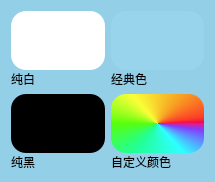
<?xml version="1.0" encoding="UTF-8"?>
<ui version="4.0">
 <class>complexionWidget</class>
 <widget class="QWidget" name="complexionWidget">
  <property name="geometry">
   <rect>
    <x>0</x>
    <y>0</y>
    <width>215</width>
    <height>182</height>
   </rect>
  </property>
  <property name="windowTitle">
   <string>Form</string>
  </property>
  <property name="styleSheet">
   <string notr="true">#complexionWidget {
	border: none;
	border-radius: 30px;
	background-color: #94cfe8;
}</string>
  </property>
  <layout class="QGridLayout" name="gridLayout">
   <item row="0" column="0">
    <widget class="QWidget" name="widget" native="true">
     <layout class="QVBoxLayout" name="verticalLayout" stretch="2,0">
      <property name="spacing">
       <number>0</number>
      </property>
      <property name="leftMargin">
       <number>0</number>
      </property>
      <property name="topMargin">
       <number>0</number>
      </property>
      <property name="rightMargin">
       <number>0</number>
      </property>
      <property name="bottomMargin">
       <number>0</number>
      </property>
      <item>
       <widget class="ColorBlockLabel" name="color_lab_1">
        <property name="styleSheet">
         <string notr="true">#color_lab_1 {
	border-radius: 15px;
	background-color: #FFFFFF;
}</string>
        </property>
        <property name="text">
         <string/>
        </property>
       </widget>
      </item>
      <item>
       <widget class="QLabel" name="color_namelab_1">
        <property name="text">
         <string>纯白</string>
        </property>
       </widget>
      </item>
     </layout>
    </widget>
   </item>
   <item row="0" column="1">
    <widget class="QWidget" name="widget_2" native="true">
     <layout class="QVBoxLayout" name="verticalLayout_2" stretch="2,0">
      <property name="spacing">
       <number>0</number>
      </property>
      <property name="leftMargin">
       <number>0</number>
      </property>
      <property name="topMargin">
       <number>0</number>
      </property>
      <property name="rightMargin">
       <number>0</number>
      </property>
      <property name="bottomMargin">
       <number>0</number>
      </property>
      <item>
       <widget class="ColorBlockLabel" name="color_lab_2">
        <property name="styleSheet">
         <string notr="true">#color_lab_2 {
	border-radius: 15px;
	background-color: #99d4ed;
}</string>
        </property>
        <property name="text">
         <string/>
        </property>
       </widget>
      </item>
      <item>
       <widget class="QLabel" name="color_namelab_2">
        <property name="text">
         <string>经典色</string>
        </property>
       </widget>
      </item>
     </layout>
    </widget>
   </item>
   <item row="1" column="0">
    <widget class="QWidget" name="widget_3" native="true">
     <layout class="QVBoxLayout" name="verticalLayout_3" stretch="2,0">
      <property name="spacing">
       <number>0</number>
      </property>
      <property name="leftMargin">
       <number>0</number>
      </property>
      <property name="topMargin">
       <number>0</number>
      </property>
      <property name="rightMargin">
       <number>0</number>
      </property>
      <property name="bottomMargin">
       <number>0</number>
      </property>
      <item>
       <widget class="ColorBlockLabel" name="color_lab_3">
        <property name="styleSheet">
         <string notr="true">#color_lab_3 {
	border-radius: 15px;
	background-color: #000000;
}</string>
        </property>
        <property name="text">
         <string/>
        </property>
       </widget>
      </item>
      <item>
       <widget class="QLabel" name="color_namelab_3">
        <property name="text">
         <string>纯黑</string>
        </property>
       </widget>
      </item>
     </layout>
    </widget>
   </item>
   <item row="1" column="1">
    <widget class="QWidget" name="widget_4" native="true">
     <layout class="QVBoxLayout" name="verticalLayout_4" stretch="2,0">
      <property name="spacing">
       <number>0</number>
      </property>
      <property name="leftMargin">
       <number>0</number>
      </property>
      <property name="topMargin">
       <number>0</number>
      </property>
      <property name="rightMargin">
       <number>0</number>
      </property>
      <property name="bottomMargin">
       <number>0</number>
      </property>
      <item>
       <widget class="ColorBlockLabel" name="color_lab_4">
        <property name="styleSheet">
         <string notr="true">#color_lab_4 {
	border-radius: 15px;
	background-color: qconicalgradient(cx:0.5, cy:0.5, angle:0, stop:0 rgba(237, 0, 91, 255), stop:0.0349908 rgba(253, 61, 38, 255), stop:0.166 rgba(248, 158, 34, 255), stop:0.333 rgba(249, 255, 55, 255), stop:0.5 rgba(87, 255, 12, 255), stop:0.666 rgba(34, 255, 146, 255), stop:0.833 rgba(46, 255, 255, 255), stop:0.961326 rgba(128, 63, 255, 255), stop:1 rgba(229, 26, 134, 255));
}</string>
        </property>
        <property name="text">
         <string/>
        </property>
       </widget>
      </item>
      <item>
       <widget class="QLabel" name="color_namelab_4">
        <property name="text">
         <string>自定义颜色</string>
        </property>
       </widget>
      </item>
     </layout>
    </widget>
   </item>
  </layout>
 </widget>
 <customwidgets>
  <customwidget>
   <class>ColorBlockLabel</class>
   <extends>QLabel</extends>
   <header>colorblocklabel.h</header>
  </customwidget>
 </customwidgets>
 <resources/>
 <connections/>
</ui>
